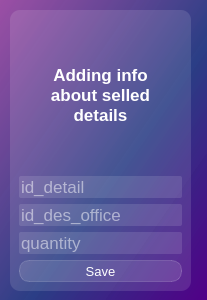
<?xml version="1.0" encoding="UTF-8"?>
<ui version="4.0">
 <class>Dialog</class>
 <widget class="QDialog" name="Dialog">
  <property name="geometry">
   <rect>
    <x>0</x>
    <y>0</y>
    <width>207</width>
    <height>300</height>
   </rect>
  </property>
  <property name="windowTitle">
   <string>Dialog</string>
  </property>
  <property name="styleSheet">
   <string notr="true">background-color: qlineargradient(spread:pad, x1:1, y1:1, x2:0, y2:0, stop:0 rgba(81, 0, 135, 255), stop:0.427447 rgba(41, 61, 132, 235), stop:1 rgba(155, 79, 165, 255));</string>
  </property>
  <widget class="QFrame" name="frame">
   <property name="geometry">
    <rect>
     <x>10</x>
     <y>10</y>
     <width>181</width>
     <height>281</height>
    </rect>
   </property>
   <property name="styleSheet">
    <string notr="true">background-color: rgba(255, 255, 255, 30);
border-radius: 10px</string>
   </property>
   <property name="frameShape">
    <enum>QFrame::StyledPanel</enum>
   </property>
   <property name="frameShadow">
    <enum>QFrame::Raised</enum>
   </property>
   <layout class="QVBoxLayout" name="verticalLayout_4">
    <item>
     <widget class="QLabel" name="label">
      <property name="styleSheet">
       <string notr="true">color: white;
font-weight: bold;
font-size: 13pt;
background-color: none;
border: none;</string>
      </property>
      <property name="text">
       <string>Adding info
about selled
details</string>
      </property>
      <property name="alignment">
       <set>Qt::AlignCenter</set>
      </property>
     </widget>
    </item>
    <item>
     <layout class="QVBoxLayout" name="verticalLayout_3">
      <item>
       <layout class="QVBoxLayout" name="verticalLayout">
        <item>
         <widget class="QLineEdit" name="lineEdit">
          <property name="styleSheet">
           <string notr="true">color: white;
font-size: 13pt;
border-radius: 2px</string>
          </property>
          <property name="text">
           <string/>
          </property>
          <property name="placeholderText">
           <string>id_detail</string>
          </property>
         </widget>
        </item>
        <item>
         <widget class="QLineEdit" name="lineEdit_4">
          <property name="styleSheet">
           <string notr="true">color: white;
font-size: 13pt;
border-radius: 2px</string>
          </property>
          <property name="text">
           <string/>
          </property>
          <property name="placeholderText">
           <string>id_des_office</string>
          </property>
         </widget>
        </item>
        <item>
         <widget class="QLineEdit" name="lineEdit_2">
          <property name="styleSheet">
           <string notr="true">color: white;
font-size: 13pt;
border-radius: 2px</string>
          </property>
          <property name="text">
           <string/>
          </property>
          <property name="placeholderText">
           <string>quantity</string>
          </property>
         </widget>
        </item>
       </layout>
      </item>
      <item>
       <layout class="QVBoxLayout" name="verticalLayout_2">
        <item>
         <widget class="QPushButton" name="btn_save">
          <property name="styleSheet">
           <string notr="true">QPushButton {
color: white;
background-color: rgba(255, 255, 255, 30);
border: 1px solid rgba(255, 255, 255, 40);
border-radius: 10px;
width: 50px;
height: 20px;
font: 10pt;
}

QPushButton:hover {
background-color: rgba(0, 255, 0, 50);
border: 1px solid rgba(0, 255, 0, 60);
}

QPushButton:pressed {
background-color: rgba(0, 255, 0, 90);
border: 1px solid rgba(0, 255, 0, 100);
}</string>
          </property>
          <property name="text">
           <string>Save</string>
          </property>
         </widget>
        </item>
       </layout>
      </item>
     </layout>
    </item>
   </layout>
  </widget>
 </widget>
 <resources/>
 <connections/>
</ui>
